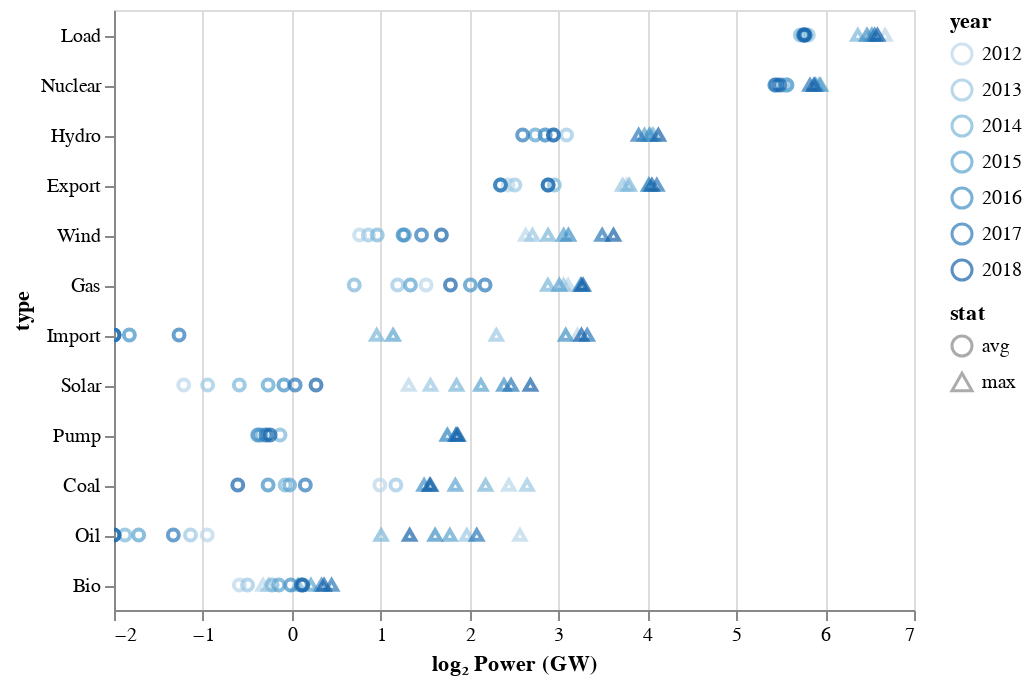

Notebook code for this chart:
### Code cell
alt.Chart(stats_yl).mark_point().encode(
    x=alt.X('log2', 
        scale = alt.Scale(
            domain=(-2,7),
            clamp=True # nice for interactive charts. otherwise, clip=True may be better
        ),
        axis=alt.Axis(title='log₂ Power (GW)')
    ),
    y=alt.Y('type', sort=sorted_types),
    color='year:O',
    shape=alt.Shape(
        'stat', 
        scale=shape_scale
    ),
    tooltip=['year', 'value']
).interactive()

### Figure 1 — Vega-Lite specification as saved in the notebook (floating-point values rounded to 4 significant figures; data arrays with more than 128 entries replaced by an {"elided": "..."} marker saying what was removed)
{"$schema": "https://vega.github.io/schema/vega-lite/v3.4.0.json", "config": {"mark": {"tooltip": null}, "view": {"height": 300, "width": 400}}, "data": {"name": "data-7a831517b55962d7905f31c6a5f73b7f"}, "datasets": {"data-7a831517b55962d7905f31c6a5f73b7f": {"elided": "168 records"}}, "encoding": {"color": {"field": "year", "type": "ordinal"}, "shape": {"field": "stat", "scale": {"domain": ["avg", "max"], "range": ["circle", "triangle-up"]}, "type": "nominal"}, "tooltip": [{"field": "year", "type": "quantitative"}, {"field": "value", "type": "quantitative"}], "x": {"axis": {"title": "log₂ Power (GW)"}, "field": "log2", "scale": {"clamp": true, "domain": [-2, 7]}, "type": "quantitative"}, "y": {"field": "type", "sort": ["Load", "Nuclear", "Hydro", "Export", "Wind", "Gas", "Import", "Solar", "Pump", "Coal", "Oil", "Bio"], "type": "nominal"}}, "mark": "point", "selection": {"selector008": {"bind": "scales", "encodings": ["x", "y"], "type": "interval"}}}
